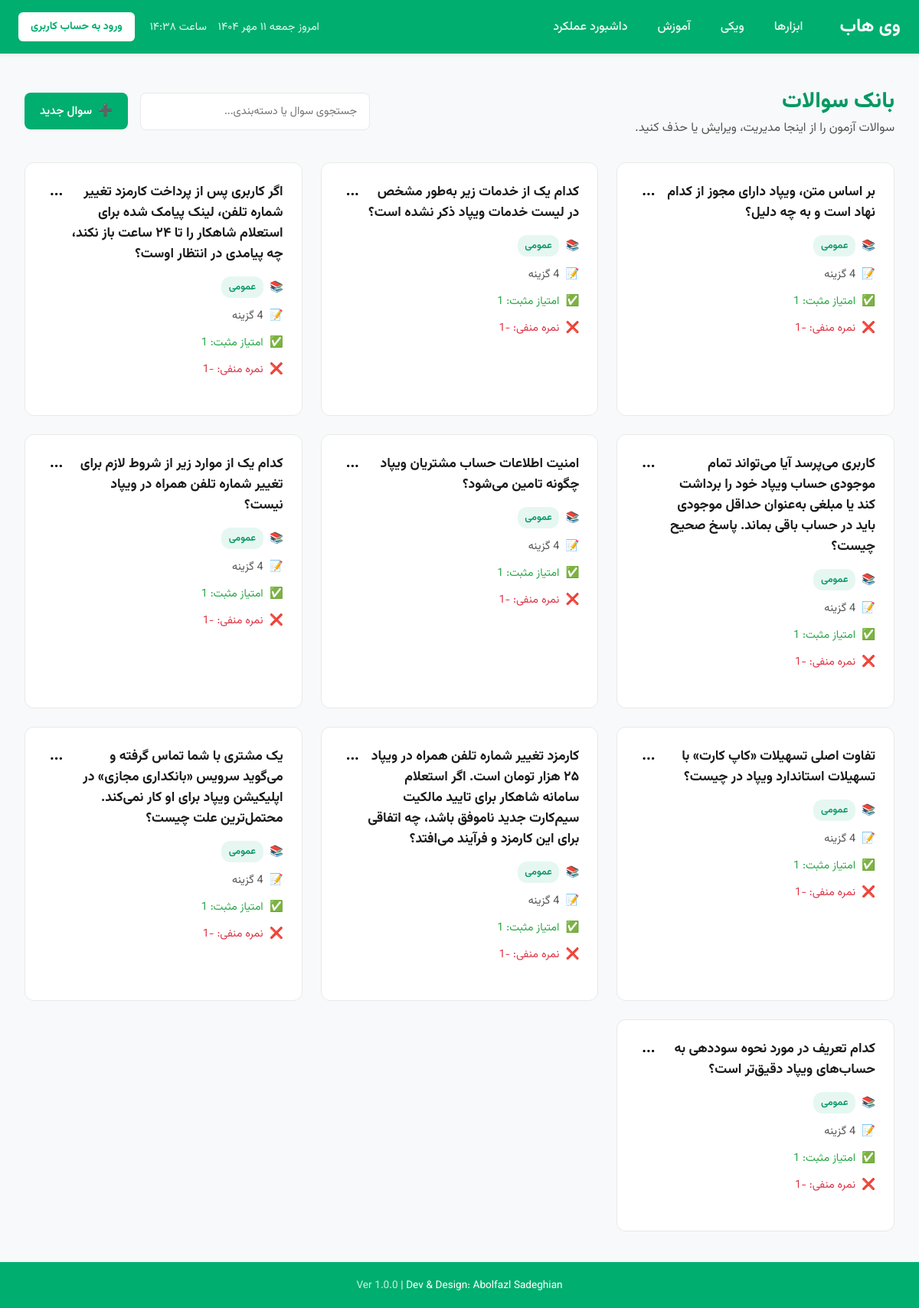
The page /admin/game/questions.php (signed in) on the database its author committed.
### tables this page shows
CREATE TABLE Questions (
    id INTEGER PRIMARY KEY AUTOINCREMENT,
    question_text TEXT NOT NULL,
    category TEXT,
    question_type TEXT DEFAULT 'multiple_choice'
, points_correct REAL NOT NULL DEFAULT 1.0, points_incorrect REAL NOT NULL DEFAULT 1.0);

### admin/game/questions.php (the view, shortened to what this page needs)
<?php
require_once __DIR__ . '/../../db/database.php';
$stmt = $pdo->query("
    SELECT
        q.id,
        q.question_text,
        q.category,
        q.points_correct,
        q.points_incorrect,
        COUNT(a.id) AS answer_count
    FROM Questions q
    LEFT JOIN Answers a ON q.id = a.question_id
    GROUP BY q.id, q.question_text, q.category, q.points_correct, q.points_incorrect
    ORDER BY q.id DESC
");
$questions = $stmt->fetchAll(PDO::FETCH_ASSOC);
?>
<!DOCTYPE html>
<html lang="fa" dir="rtl">
<head>
</head>
<body>
    <div id="header-placeholder"></div>
    <main>
        <div class="page-toolbar">
            <div>
                <h2 class="page-title" style="margin: 0;">بانک سوالات</h2>
                <p class="page-subtitle">سوالات آزمون را از اینجا مدیریت، ویرایش یا حذف کنید.</p>
            </div>
            <div style="display: flex; gap: 1rem; align-items:center;">
                <div class="search-box">
                    <input type="text" id="question-search-input" placeholder="جستجوی سوال یا دسته‌بندی...">
                </div>
                <button id="add-new-question-btn" class="btn btn-primary">➕ <span>سوال جدید</span></button>
            </div>
        </div>
        <?php if (empty($questions)): ?>
            <div class="empty-state">
                <h2>هنوز هیچ سوالی نساخته‌اید! 🙁</h2>
                <p>برای شروع، اولین سوال خود را ایجاد کرده و در آزمون‌ها از آن استفاده کنید.</p>
                <button id="add-new-question-btn-empty" class="btn btn-primary">ایجاد اولین سوال</button>
            </div>
        <?php else: ?>
            <div id="questions-grid" class="question-card-grid">
                <?php foreach ($questions as $question): ?>
                    <div class="question-card" data-search-term="<?= htmlspecialchars(strtolower($question['question_text'] . ' ' . $question['category'])) ?>">
                        <div class="question-card-header">
                            <h3><?= htmlspecialchars($question['question_text']) ?></h3>
                            <div class="actions-menu">
                                <button class="actions-menu-btn">...</button>
                            </div>
                        </div>
                        <div class="question-card-meta">
                            <span class="meta-item">
                                📚 <span class="category-badge"><?= htmlspecialchars($question['category'] ?: 'عمومی') ?></span>
                            </span>
                            <span class="meta-item">
                                📝 <span><?= $question['answer_count'] ?> گزینه</span>
                            </span>
                            <span class="meta-item">
                                ✅ <span style="color: #28a745;">امتیاز مثبت: <?= htmlspecialchars($question['points_correct']) ?></span>
                            </span>
                            <span class="meta-item">
                                ❌ <span style="color: #dc3545;">نمره منفی: <?= htmlspecialchars($question['points_incorrect']) ?></span>
                            </span>
                        </div>
                    </div>
                <?php endforeach; ?>
            </div>
        <?php endif; ?>
    </main>
    <div id="footer-placeholder"></div>
</body>
</html>

### admin/game/questions.php (style rules this page uses)
:root { --primary-color: #00ae70; --primary-dark: #089863; --primary-light: #e6f7f2; --bg-color: #f7f9fa; --card-bg: #fff; --text-color: #1a1a1a; --secondary-text: #555; --header-text: #fff; --footer-h: 60px; --border-color: #e9e9e9; --radius: 12px; --shadow-sm: 0 2px 6px rgba(0, 120, 80, .06); --shadow-md: 0 6px 20px rgba(0, 120, 80, .10); }
*, *::before, *::after { box-sizing: border-box; margin: 0; padding: 0; font-family: "Vazirmatn", system-ui, sans-serif; }
body { min-height: 100vh; display: flex; flex-direction: column; direction: rtl; background: var(--bg-color); color: var(--text-color); }
main { flex: 1; width: min(1200px, 100%); padding: 2.5rem 2rem; margin-inline: auto; }
.page-title { color: var(--primary-dark); font-weight: 800; font-size: 1.8rem; margin-bottom: .5rem; }
.page-subtitle { color: var(--secondary-text); font-weight: 400; font-size: 1rem; }
.btn { position: relative; display: inline-flex; align-items: center; justify-content: center; gap: .5rem; padding: .75rem 1.25rem; border: none; border-radius: 8px; cursor: pointer; font-size: .95rem; font-weight: 600; text-align: center; margin: 0; transition: all .2s ease; }
.btn-primary { background-color: var(--primary-color); color: white; }
.page-toolbar { display: flex; justify-content: space-between; align-items: center; margin-bottom: 2rem; flex-wrap: wrap; gap: 1rem; }
.search-box { position: relative; width: 300px; }
.search-box input { width: 100%; padding: .75rem 1rem; border: 1.5px solid var(--border-color); border-radius: 8px; font-size: .9rem; transition: all .2s ease; }
.question-card-grid { display: grid; grid-template-columns: repeat(auto-fill, minmax(300px, 1fr)); gap: 1.5rem; }
.question-card { background: var(--card-bg); border: 1px solid var(--border-color); border-radius: var(--radius); padding: 1.5rem; display: flex; flex-direction: column; transition: all .2s ease; }
.question-card-header { display: flex; justify-content: space-between; align-items: flex-start; margin-bottom: 1rem; }
.question-card-header h3 { font-size: 1.1rem; font-weight: 700; margin: 0; color: var(--text-color); }
.question-card-meta { display: flex; flex-direction: column; gap: .75rem; margin-bottom: 1.5rem; flex-grow: 1; color: var(--secondary-text); font-size: .9rem; }
.meta-item { display: flex; align-items: center; gap: .5rem; }
.category-badge { background-color: var(--primary-light); color: var(--primary-dark); padding: .25rem .6rem; border-radius: 12px; font-size: .8rem; font-weight: 600; }
.actions-menu { position: relative; }
.actions-menu-btn { background: none; border: none; padding: .25rem .5rem; cursor: pointer; border-radius: 8px; font-size: 1.2rem; line-height: 1; font-weight: bold; }

### rows shown on the page
questions: question_text "بر اساس متن، ویپاد دارای مجوز از کدام نهاد است و به چه دلیل؟", category "عمومی", points_correct "1", points_incorrect "-1"
questions: question_text "کدام یک از خدمات زیر به‌طور مشخص در لیست خدمات ویپاد ذکر نشده است؟", category "عمومی", answer_count "4", points_correct "1", points_incorrect "-1"
questions: question_text "اگر کاربری پس از پرداخت کارمزد تغییر شماره تلفن، لینک پیامک شده برای استعلام شاهکار را تا ۲۴ ساعت باز نکند، چه پیامدی در انتظار اوست؟", category "عمومی", answer_count "4", points_correct "1", points_incorrect "-1"
questions: question_text "کاربری می‌پرسد آیا می‌تواند تمام موجودی حساب ویپاد خود را برداشت کند یا مبلغی به‌عنوان حداقل موجودی باید در حساب باقی بماند. پاسخ صحیح چیست؟", category "عمومی", points_correct "1", points_incorrect "-1"
questions: question_text "امنیت اطلاعات حساب مشتریان ویپاد چگونه تامین می‌شود؟", category "عمومی", answer_count "4", points_correct "1", points_incorrect "-1"
questions: question_text "کدام یک از موارد زیر از شروط لازم برای تغییر شماره تلفن همراه در ویپاد نیست؟", category "عمومی", answer_count "4", points_correct "1", points_incorrect "-1"
questions: question_text "تفاوت اصلی تسهیلات «کاپ کارت» با تسهیلات استاندارد ویپاد در چیست؟", category "عمومی", points_correct "1", points_incorrect "-1"
questions: question_text "کارمزد تغییر شماره تلفن همراه در ویپاد ۲۵ هزار تومان است. اگر استعلام سامانه شاهکار برای تایید مالکیت سیم‌کارت جدید ناموفق باشد، چه اتفاقی برای این کارمزد و فرآیند می‌افتد؟", category "عمومی", answer_count "4", points_correct "1", points_incorrect "-1"
questions: question_text "یک مشتری با شما تماس گرفته و می‌گوید سرویس «بانکداری مجازی» در اپلیکیشن ویپاد برای او کار نمی‌کند. محتمل‌ترین علت چیست؟", category "عمومی", answer_count "4", points_correct "1", points_incorrect "-1"
questions: question_text "کدام تعریف در مورد نحوه سوددهی به حساب‌های ویپاد دقیق‌تر است؟", category "عمومی", points_correct "1", points_incorrect "-1"
